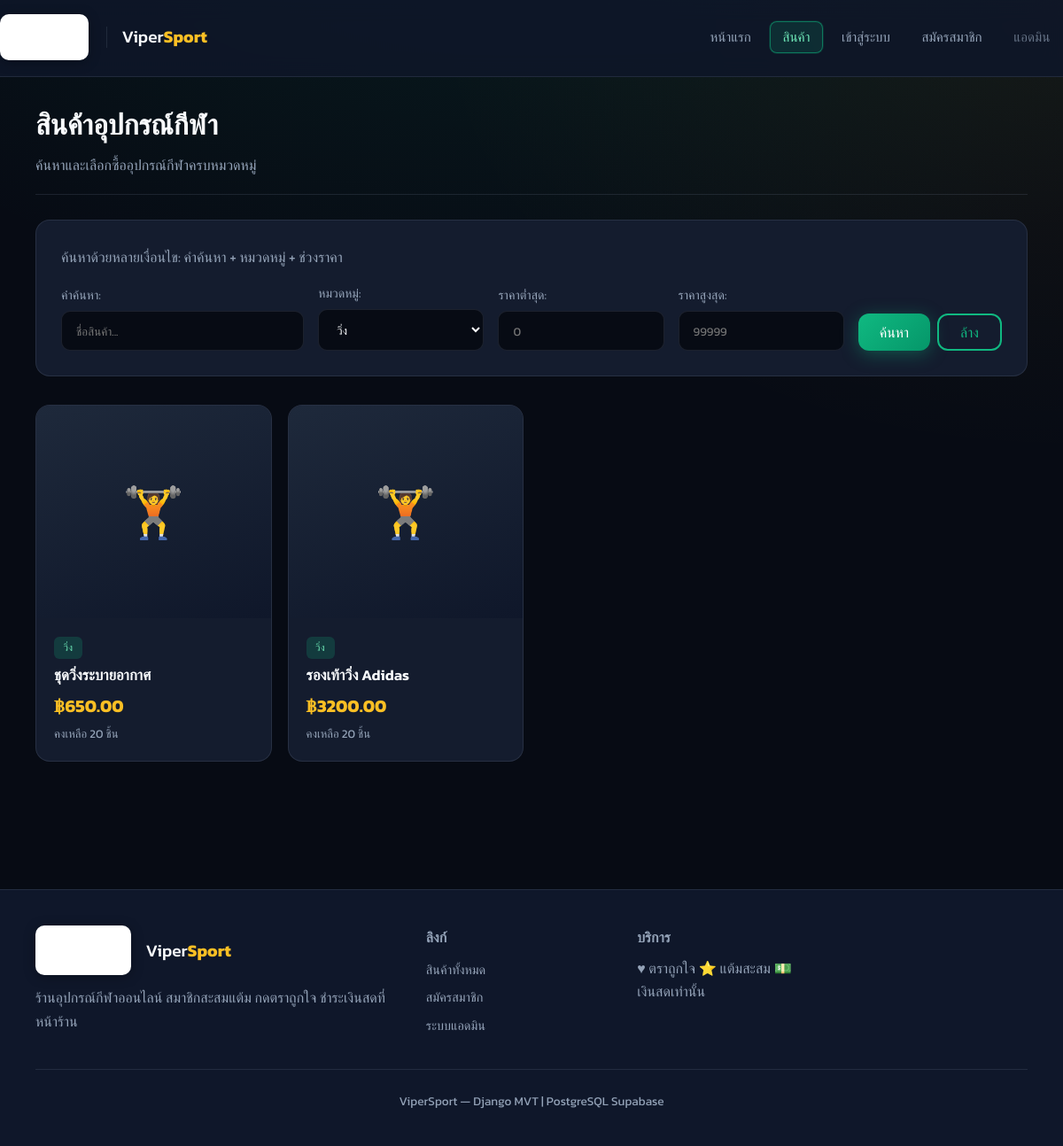
Page /products/?category=2 on the committed database.
### shop/models.py (models this page shows, shortened)
class Product(models.Model):
    category = models.ForeignKey(
        Category,
        on_delete=models.PROTECT,
        related_name='products',
        verbose_name='หมวดหมู่',
    )
    name = models.CharField('ชื่อสินค้า', max_length=200)
    description = models.TextField('รายละเอียด', blank=True)
    price = models.DecimalField(
        'ราคา (บาท)',
        max_digits=10,
        decimal_places=2,
        validators=[MinValueValidator(0)],
    )
    stock = models.PositiveIntegerField('คงเหลือ', default=0)
    image = models.ImageField('รูปภาพ', upload_to='products/', blank=True, null=True)
    is_active = models.BooleanField('เปิดขาย', default=True)
    created_at = models.DateTimeField(auto_now_add=True)
    updated_at = models.DateTimeField(auto_now=True)
    class Meta:
        verbose_name = 'สินค้า'
        verbose_name_plural = 'สินค้า'
        ordering = ['-created_at']

class Category(models.Model):
    name = models.CharField('หมวดหมู่', max_length=100)
    slug = models.SlugField(unique=True)
    description = models.TextField(blank=True)
    class Meta:
        verbose_name = 'หมวดหมู่'
        verbose_name_plural = 'หมวดหมู่'
        ordering = ['name']
    def __str__(self):
        return self.name

### shop/views.py (the view)
# urls.py: path('products/', views.product_list, name='product_list'),
def product_list(request):
    form = ProductSearchForm(request.GET or None)
    products = Product.objects.filter(is_active=True)
    if form.is_valid():
        q = form.cleaned_data.get('q')
        category = form.cleaned_data.get('category')
        min_price = form.cleaned_data.get('min_price')
        max_price = form.cleaned_data.get('max_price')
        if q:
            products = products.filter(
                Q(name__icontains=q) | Q(description__icontains=q)
            )
        if category:
            products = products.filter(category=category)
        if min_price is not None:
            products = products.filter(price__gte=min_price)
        if max_price is not None:
            products = products.filter(price__lte=max_price)
    favorite_ids = set()
    if request.user.is_authenticated:
        profile = get_or_create_profile(request.user)
        favorite_ids = set(
            Favorite.objects.filter(member=profile).values_list('product_id', flat=True)
        )
    return render(request, 'shop/product_list.html', {
        'products': products,
        'form': form,
        'favorite_ids': favorite_ids,
    })

### shop/forms.py
class ProductSearchForm(forms.Form):
    q = forms.CharField(
        required=False,
        label='คำค้นหา',
        widget=forms.TextInput(attrs={'placeholder': 'ชื่อสินค้า...'}),
    )
    category = forms.ModelChoiceField(
        queryset=Category.objects.all(),
        required=False,
        empty_label='ทุกหมวดหมู่',
        label='หมวดหมู่',
    )
    min_price = forms.DecimalField(
        required=False,
        min_value=0,
        label='ราคาต่ำสุด',
        widget=forms.NumberInput(attrs={'placeholder': '0'}),
    )
    max_price = forms.DecimalField(
        required=False,
        min_value=0,
        label='ราคาสูงสุด',
        widget=forms.NumberInput(attrs={'placeholder': '99999'}),
    )

### shop/context_processors.py (called while the page is built)
def cart_context(request):
    cart = request.session.get('cart', {})
    count = sum(item.get('qty', 0) for item in cart.values())
    return {'cart_count': count}

### templates/shop/product_list.html (shortened to what this page needs)
{% extends 'base.html' %}
{% block content %}
<div class="container page-content">
  <header class="page-head">
    <h1>สินค้าอุปกรณ์กีฬา</h1>
    <p class="muted">ค้นหาและเลือกซื้ออุปกรณ์กีฬาครบหมวดหมู่</p>
  </header>
  <form method="get" class="search-panel">
    <p class="muted mb-2">ค้นหาด้วยหลายเงื่อนไข: คำค้นหา + หมวดหมู่ + ช่วงราคา</p>
    <div class="search-grid">
      <div class="form-group">{{ form.q.label_tag }} {{ form.q }}</div>
      <div class="form-group">{{ form.category.label_tag }} {{ form.category }}</div>
      <div class="form-group">{{ form.min_price.label_tag }} {{ form.min_price }}</div>
      <div class="form-group">{{ form.max_price.label_tag }} {{ form.max_price }}</div>
      <div class="search-actions">
        <button type="submit" class="btn">ค้นหา</button>
        <a href="{% url 'product_list' %}" class="btn btn-outline">ล้าง</a>
      </div>
    </div>
  </form>
  <div class="card-grid">
    {% for product in products %}
    <article class="product-card">
      <a href="{% url 'product_detail' product.pk %}">
        {% if product.image %}
        <img src="{{ product.image.url }}" alt="{{ product.name }}">
        {% else %}
        <div class="placeholder-img">🏋️</div>
        {% endif %}
        <div class="card-body">
          <span class="badge">{{ product.category.name }}</span>
          <h3>{{ product.name }}</h3>
          <p class="price">฿{{ product.price }}</p>
          <p class="stock">คงเหลือ {{ product.stock }} ชิ้น</p>
        </div>
      </a>
    </article>
    {% empty %}
    <p>ไม่พบสินค้าตามเงื่อนไขที่ค้นหา</p>
    {% endfor %}
  </div>
</div>
{% endblock %}

### rows in the picture
Product: category.name "วิ่ง", name "ชุดวิ่งระบายอากาศ", price "650.00", stock "20"
Product: category.name "วิ่ง", name "รองเท้าวิ่ง Adidas", price "3200.00", stock "20"
